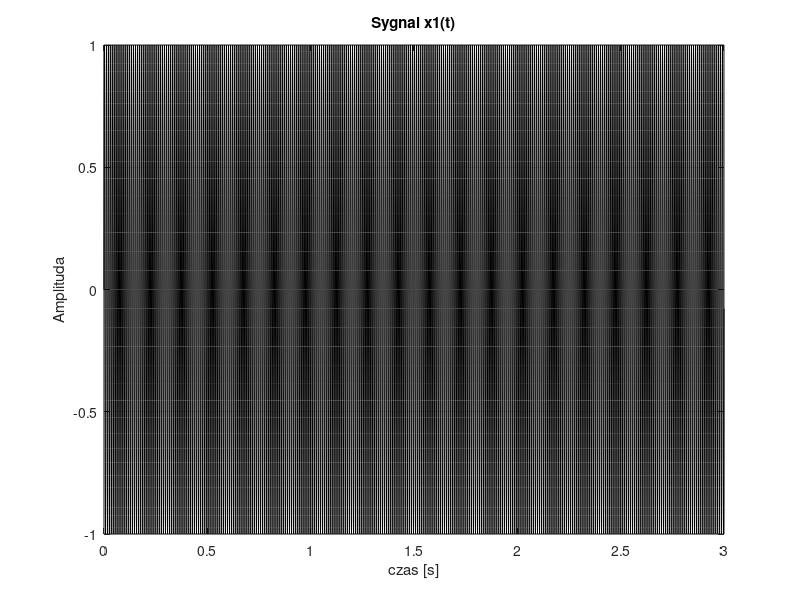

This chart was generated by the following MATLAB code: (Note: this script raises an error after producing the figure.)
clc;
clear all; 
close all;

fpr = 8000;         % Częstotliwość próbkowania (Hz)
Nx = 3 * fpr;       % Czas trwania 3 sekundy
dt = 1/fpr;         % Okres próbkowania
t = dt * (0:Nx-1);  % Chwile próbkowania
t_krotkie = dt*(0:50); %krotka chwila


f1 = 100;

x1= 1.0 * sin(2*pi*f1*t); %czysty sinsus

kol = "-k";

figure(1)
plot(t,x1,kol); grid; title('Sygnal x1(t)'); xlabel('czas [s]'); ylabel('Amplituda');
sound(x1,fpr);
pause(); %dzwiek zwykly sinus

%dwie nowe sinusoidy 
f2 = 400;
f3 = 1000;
x2 = 0.6 * sin(2*pi*f2*t);
x3 = 0.3 * sin(2*pi*f3*t);

figure(2);
sgtitle("Sygnały początkowe i wynik po sumowaniu");
subplot(4,1,1);
plot(t,x1,kol); grid; title('Sygnal x1(t)'); xlabel('czas [s]'); ylabel('Amplituda');
subplot(4,1,2);
plot(t,x2,kol); grid; title('Sygnal x2(t)'); xlabel('czas [s]'); ylabel('Amplituda');
subplot(4,1,3);
plot(t,x3,kol); grid; title('Sygnal x3(t)'); xlabel('czas [s]'); ylabel('Amplituda');

x= x1+x2+x3;

subplot(4,1,4);
plot(t,x,kol); grid; title('Sygnal x(t) = x1+x2+x3'); xlabel('czas [s]'); ylabel('Amplituda');

%"przyblizone wykresy" aby nie musiec korzystac z zacinajacej sie lupy

figure(3);
sgtitle("Sygnały początkowe i wynik po sumowaniu");
subplot(4,1,1);
plot(t_krotkie,x1(1:51),kol); grid; title('Sygnal x1(t) w krotkim okresie'); xlabel('czas [s]'); ylabel('Amplituda');
subplot(4,1,2);
plot(t_krotkie,x2(1:51),kol); grid; title('Sygnal x2(t) w krotkim okresie'); xlabel('czas [s]'); ylabel('Amplituda');
subplot(4,1,3);
plot(t_krotkie,x3(1:51),kol); grid; title('Sygnal x3(t) w krotkim okresie'); xlabel('czas [s]'); ylabel('Amplituda');
subplot(4,1,4);
plot(t_krotkie,x(1:51),kol); grid; title('Sygnal x(t) w krotkim okresie'); xlabel('czas [s]'); ylabel('Amplituda');

sound(x,fpr); %dzwięk, wydaje się bardziej "poszarpany"
pause();

eksponenta_tlumiaca = exp(-1 * t);
gaussoida_tlumiaca = exp(-(t - 1.5).^2);

x1_ex = x1.*eksponenta_tlumiaca;
x2_ex = x2.*eksponenta_tlumiaca;
x3_ex = x3.*eksponenta_tlumiaca;
x_ex = x.*eksponenta_tlumiaca;

x1_ga = x1.*gaussoida_tlumiaca;
x2_ga = x2.*gaussoida_tlumiaca;
x3_ga = x3.*gaussoida_tlumiaca;
x_ga = x.*gaussoida_tlumiaca;

figure(4);
sgtitle("Tłumienie Eksponentą (Sygnały Zanikające w Czasie)");
subplot(4,1,1);
plot(t,x1_ex,kol); grid; title('Sygnal x1(t)'); xlabel('czas [s]'); ylabel('Amplituda');
subplot(4,1,2);
plot(t,x2_ex,kol); grid; title('Sygnal x2(t)'); xlabel('czas [s]'); ylabel('Amplituda');
subplot(4,1,3);
plot(t,x3_ex,kol); grid; title('Sygnal x3(t)'); xlabel('czas [s]'); ylabel('Amplituda');
subplot(4,1,4);
plot(t,x_ex,kol); grid; title('Sygnal x(t) = x1+x2+x3'); xlabel('czas [s]'); ylabel('Amplituda');

sound(x_ex,fpr); %dzwiek zanika w czasie, a jednoczesnie, dalej rezonuje
%przypomina troche jakby uderzenie w dzwon
pause();

figure(5);
sgtitle("Tłumienie Gaussoidą (Sygnały Narastające i Zanikające)");
subplot(4,1,1);
plot(t,x1_ga,kol); grid; title('Sygnal x1(t)'); xlabel('czas [s]'); ylabel('Amplituda');
subplot(4,1,2);
plot(t,x2_ga,kol); grid; title('Sygnal x2(t)'); xlabel('czas [s]'); ylabel('Amplituda');
subplot(4,1,3);
plot(t,x3_ga,kol); grid; title('Sygnal x3(t)'); xlabel('czas [s]'); ylabel('Amplituda');
subplot(4,1,4);
plot(t,x_ga,kol); grid; title('Sygnal x(t) = x1+x2+x3'); xlabel('czas [s]'); ylabel('Amplituda');

sound(x_ga,fpr); %dzwiek narasta, maleje, troche jak przejezdzajacy obok
%nas samochod

% Modyfikowanie amplitudy przez mnożenie nadaje dźwiękowi charakter dynamiczny
%tłumienie eksponentą powoduje rezonansowe zanikanie siły dźwięku (dzwon) a gaussoidą
%efekt narastania siły osiągnięcia szczytu i ponownego zanikania (przejazd)
